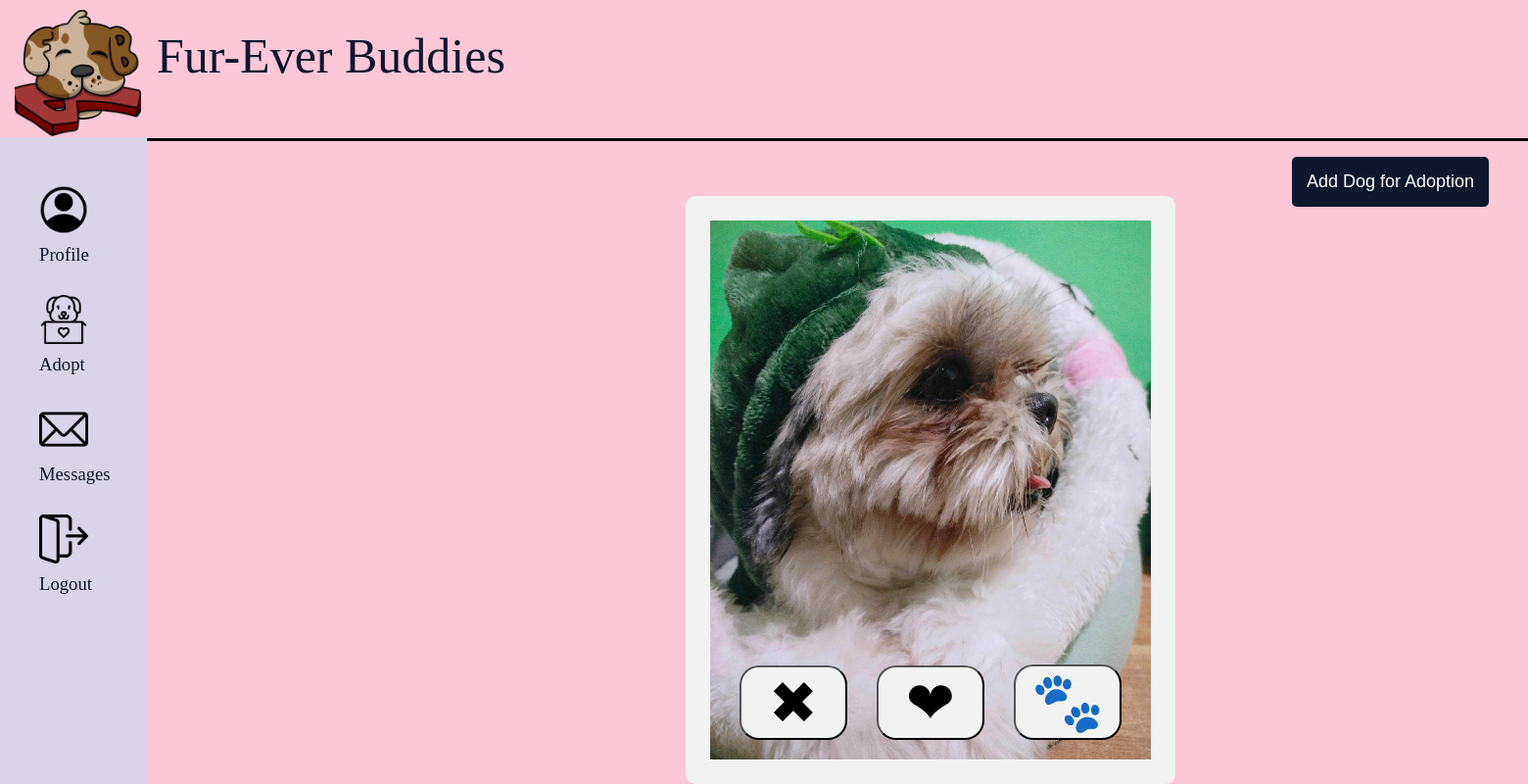
The app's page /APP_DEV/adopt.php (signed in), older data.
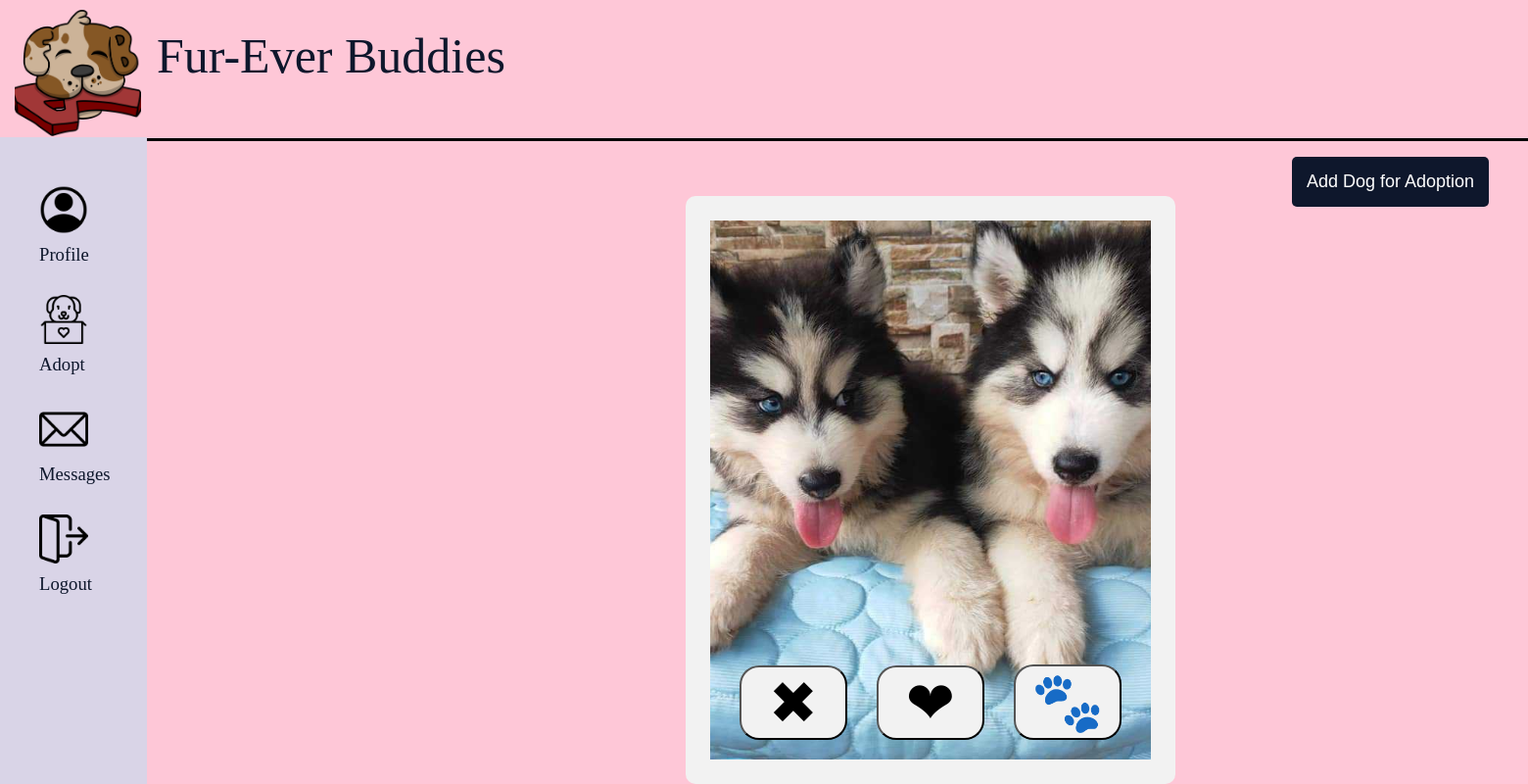
The same page, newer data.
### tables this page shows
CREATE TABLE `tbldogs` (
  `username` varchar(255) NOT NULL,
  `dogID` int(100) NOT NULL,
  `name` varchar(100) NOT NULL DEFAULT 'No Name Yet',
  `breed` varchar(255) NOT NULL DEFAULT 'Unknown Breed',
  `age` varchar(50) NOT NULL DEFAULT 'Undefined',
  `description` varchar(500) NOT NULL DEFAULT 'No Description Given',
  `weight` varchar(5) NOT NULL DEFAULT 'N/A',
  `image` varchar(255) NOT NULL
);

### APP_DEV/adopt.php (the view, shortened to what this page needs)
<?php
include_once('./includes/header.php');
?>
    <div id="left-panel">
        <ul>
            <li><a href="welcome.php"> <img class="logo-side" src="./image/account.png">Profile</a></li>
            <li><a href="adopt.php"><img class="logo-side" src="./image/dog.png">Adopt</a></li>
            <li><a href="message.php"><img class="logo-side" src="./image/email.png">Messages</a></li>
            <li><a href="./includes/logout.php"><img class="logo-side" src="./image/logout.png">Logout</a></li>
        </ul>
    </div>
<div class="right-panel">
    <div id="dog-container">
        <div id="dog-card">
            <?php
                include_once './includes/dbCon.php';
                $UserN = $_SESSION['username'];
                $sql = "SELECT * FROM tbldogs WHERE username != '$UserN' ORDER BY RAND() LIMIT 1";
                $result = mysqli_query($conn, $sql);
                if (mysqli_num_rows($result) > 0) {
                    while ($row = mysqli_fetch_assoc($result)) {
                            ?><img src="./uploads/<?php echo $row['image']?>"><?php
                    }
                }
            ?>
        </div>
    </div>
    <div id="dog-buttons">
        <button class="reject-button">&#10006;</button>
        <button id="change-image" class="heart-button">&#10084;</button>
        <button class="paw-button">&#128062;</button>
    </div>
    <div class="add-dog-form">
        <button onclick="toggleForm()" class="toggle-button">Add Dog for Adoption</button>
    </div>
</div>
<?php
include_once('./includes/footer.php');
?>

Row changes from the older to the newer data that the page shows:
removed tbldogs: image (picture)
added tbldogs: image (picture)
